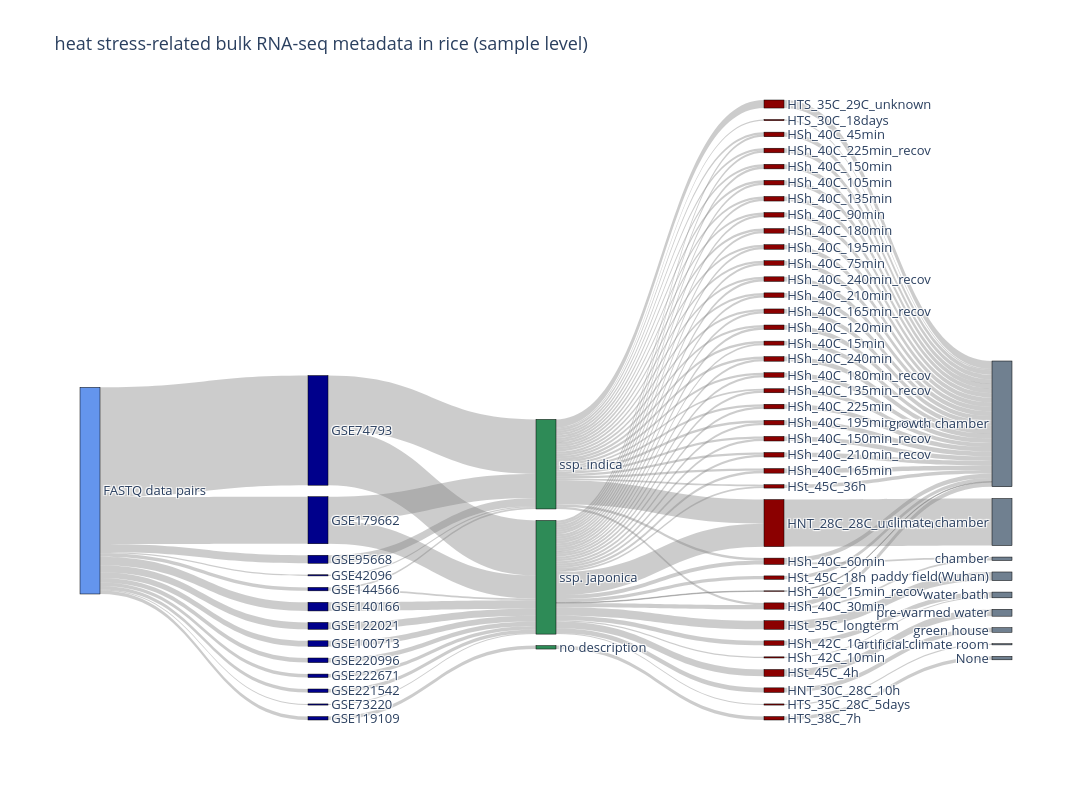

The notebook cell this image was saved under:
### Code cell
config2 = {
  'toImageButtonOptions': {
    'format': 'png', # png, svg, jpeg, webpから選択
    'filename': 'sankey_fig2',
    'width': 2400,
    'height': 800,
    'scale': 3 # 解像度を3倍にする (この値を大きくすると高解像度になります)
  }
}

my_colors = {
    "data type": "cornflowerblue",
    "GEO Accession": "darkblue",
    "Sub-species": "seagreen",
    "Simple stress condition": "darkred",
    "Treatment condition": "slategray"
}

sankey_fig1 = create_sankey_from_polars(
    rice_meta_data,
    ["data type", "GEO Accession", "Sub-species", "Simple stress condition", "Treatment condition"],
    "heat stress-related bulk RNA-seq metadata in rice (sample level)",
    column_color_map=my_colors,
    node_align="right",
    width=2400,
    height=800
)
sankey_fig1.show(config=config2)

### Figure 1 — Plotly figure (JSON) as saved in the notebook; plotly's stock layout.template omitted (floating-point values rounded to 4 significant figures; data arrays with more than 128 entries replaced by an {"elided": "..."} marker saying what was removed)
{"data": [{"link": {"color": "rgba(128, 128, 128, 0.4)", "source": {"elided": "131 int values"}, "target": {"elided": "131 int values"}, "value": {"elided": "131 int values"}}, "node": {"align": "right", "color": ["cornflowerblue", "darkblue", "darkblue", "darkblue", "darkblue", "darkblue", "darkblue", "darkblue", "darkblue", "darkblue", "darkblue", "darkblue", "darkblue", "darkblue", "seagreen", "seagreen", "seagreen", "darkred", "darkred", "darkred", "darkred", "darkred", "darkred", "darkred", "darkred", "darkred", "darkred", "darkred", "darkred", "darkred", "darkred", "darkred", "darkred", "darkred", "darkred", "darkred", "darkred", "darkred", "darkred", "darkred", "darkred", "darkred", "darkred", "darkred", "darkred", "darkred", "darkred", "darkred", "darkred", "darkred", "darkred", "darkred", "darkred", "darkred", "slategray", "slategray", "slategray", "slategray", "slategray", "slategray", "slategray", "slategray", "slategray"], "label": ["FASTQ data pairs", "GSE222671", "GSE179662", "GSE220996", "GSE100713", "GSE42096", "GSE122021", "GSE140166", "GSE73220", "GSE95668", "GSE221542", "GSE144566", "GSE74793", "GSE119109", "no description", "ssp. indica", "ssp. japonica", "HSh_40C_60min", "HSh_40C_45min", "HSh_40C_225min_recov", "HSh_40C_150min", "HSh_40C_105min", "HSh_40C_30min", "HSh_40C_135min", "HSh_40C_90min", "HSh_40C_180min", "HSh_40C_195min", "HSh_40C_75min", "HSh_40C_135min_recov", "HSh_40C_240min_recov", "HSh_40C_210min", "HSh_40C_165min_recov", "HSh_40C_15min", "HSh_42C_10min_recov", "HSh_40C_120min", "HSt_45C_36h", "HSh_40C_240min", "HSh_40C_180min_recov", "HSh_40C_225min", "HSh_40C_195min_recov", "HTS_38C_7h", "HSh_40C_150min_recov", "HSh_40C_210min_recov", "HSh_40C_165min", "HSt_45C_4h", "HNT_28C_28C_unknown", "HSh_40C_15min_recov", "HTS_35C_29C_unknown", "HTS_30C_18days", "HNT_30C_28C_10h", "HSh_42C_10min", "HSt_45C_18h", "HTS_35C_28C_5days", "HSt_35C_longterm", "None", "growth chamber", "water bath", "chamber", "climate chamber", "pre-warmed water", "green house", "paddy field(Wuhan)", "artificial climate room"], "line": {"color": "black", "width": 0.5}, "pad": 15, "thickness": 20}, "type": "sankey"}], "layout": {"font": {"size": 13}, "height": 800, "title": {"text": "heat stress-related bulk RNA-seq metadata in rice (sample level)"}, "width": 2400}}
